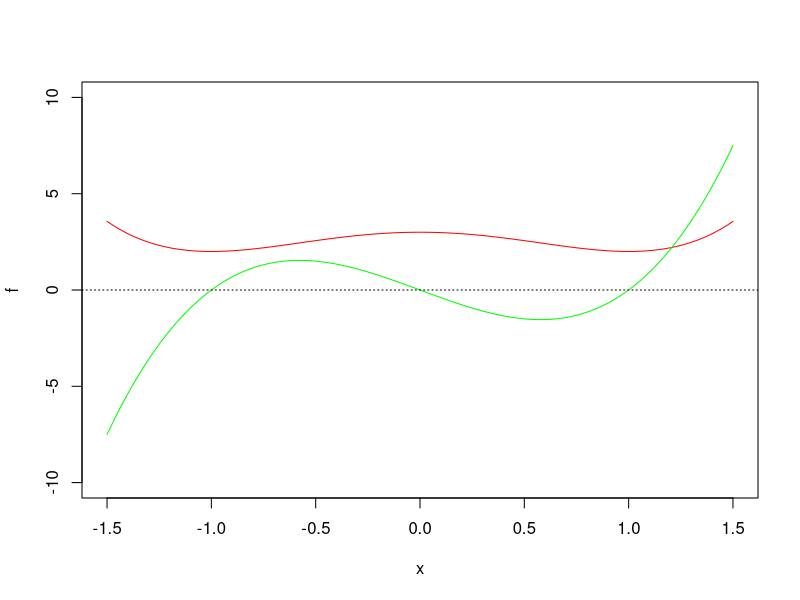

Recreate this plot in R.
#Lab 3 Calculus
#1. Define the function f(x) = x^4 - 2x^2+3 for x between -1.5 and 1.5, plot the function
f <- function(x) x^4 - 2*x^2 +3
plot(f,xlim=c(-1.5,1.5),ylim=c(-10,10),col='red')
#2. From the graph, estimate values and critical points of f.

#we can expect 3 critical points and extrem values by just looking at the plot, were it flattens out.
library(Deriv)
#start by getting function of the derivative
f.prime <- Deriv(f)

#critical points will be found at the root where the derivative is 0. 3 intervalls to look at
# -1.2 and -0.8 ,   -0.3 and 0.3 , 0.6 and 1.4
critical.point1 = uniroot(f.prime,interval=c(-1.2,-0.8))$root
critical.point2 = uniroot(f.prime,interval=c(-0.3,0.3))$root
critical.point3 = uniroot(f.prime,interval=c(0.6,1.4))$root
critical.point1 #-1
critical.point2 # 0
critical.point3 # 1

#extrem values is the y value for f at the critical point
extrem1 = f(critical.point1)
extrem2 = f(critical.point2)
extrem3 = f(critical.point3)

extrem1 #2
extrem2 #3
extrem3 #2

#3. find the derivative of f and plot does f'=0 at the critical points? Yes
f.prime
plot(f.prime,col='green',xlim=c(-1.5,1.5),add=TRUE)
abline(h=0,lty=3)

#4. verify whether each extreme value is a max or a min by using the second derivative test

f.prime.prime<- Deriv(f.prime)

f.prime.prime(critical.point1)#8 
# if second derivative is negative in the critical points its a maximum value and the reverse for minimum value
#first maximum value is a min value, can be verified from plot

f.prime.prime(critical.point2)#-4
#second maximum value is a max value, can be verified from plot

f.prime.prime(critical.point3)#8
#third maximum value is a min value, can be verified from plot